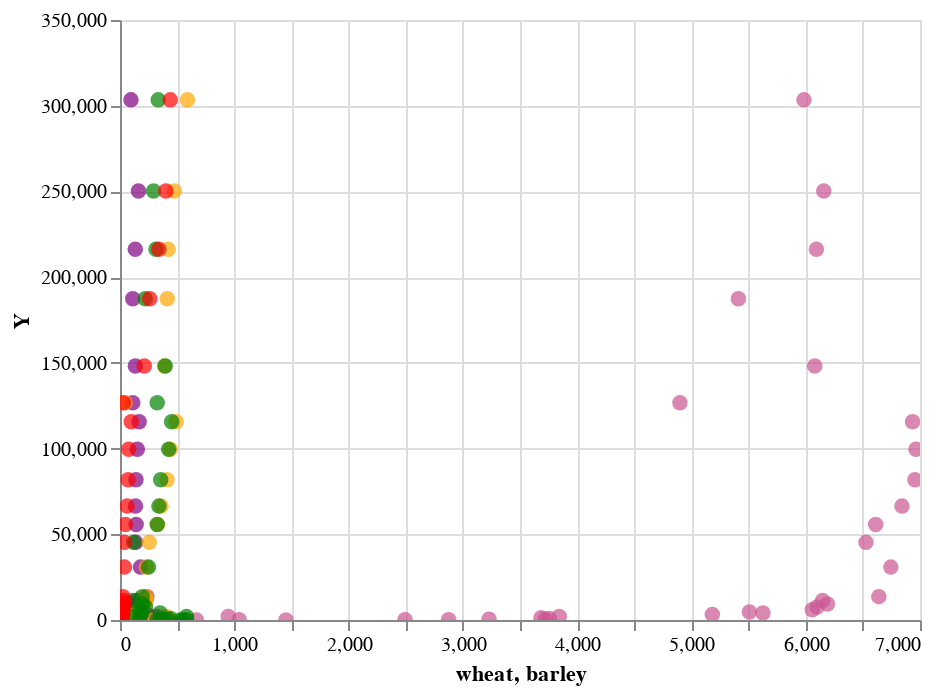

Notebook source saved alongside this figure:
### Code cell
import altair as alt


plt1 = alt.Chart(dataFr).mark_circle(size=60, color='#ca5492').encode(x =alt.X('wheat', axis=alt.Axis(title='wheat')), y = 'Y', tooltip = 'Name:N').interactive()
plt2 = alt.Chart(dataFr).mark_circle(size=60, color='purple').encode(x =alt.X('barley', axis=alt.Axis(title='barley')), y = 'Y',).interactive()
plt3 = alt.Chart(dataFr).mark_circle(size=60, color='orange').encode(x ='corn', y = 'Y',).interactive()
plt4 = alt.Chart(dataFr).mark_circle(size=60, color='green').encode(x ='rice', y = 'Y',).interactive()
plt5 = alt.Chart(dataFr).mark_circle(size=60, color='red').encode(x ='legumes', y = 'Y',).interactive()

plt1 + plt2 + plt3 + plt4 + plt5
